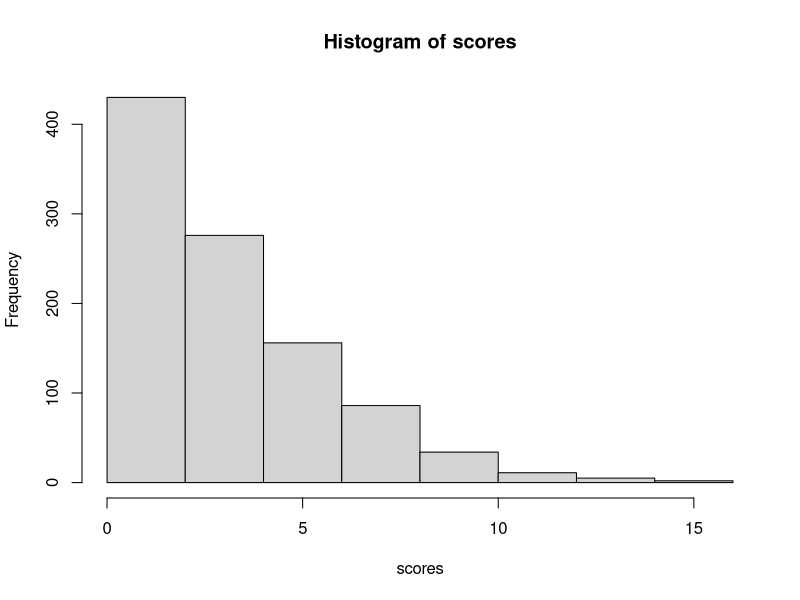

Write R code to recreate this figure.
setClass('batter', slots = list(name = 'character', average = 'numeric', obp = 'numeric', bb = 'numeric', single = 'numeric', double = 'numeric', triple = 'numeric', hr = 'numeric', base = 'numeric'))
setClass('pitcher', slots = list(name = 'character', obpa = 'numeric'))
b1 <- new('batter', name = 'Juan', average = .260, obp = .332, single = .432, double = .135, triple = .063, hr = .072, bb = .297, base = 0)
b2 <- new('batter', name = 'Juan2', average = .260, obp = .332, single = .432, double = .135, triple = .063, hr = .072, bb = .297, base = 0)
b3 <- new('batter', name = 'Juan3', average = .260, obp = .332, single = .432, double = .135, triple = .063, hr = .072, bb = .297, base = 0)
b4 <- new('batter', name = 'Juan4', average = .260, obp = .332, single = .432, double = .135, triple = .063, hr = .072, bb = .297, base = 0)
b5 <- new('batter', name = 'Juan5', average = .260, obp = .332, single = .432, double = .135, triple = .063, hr = .072, bb = .297, base = 0)
b6 <- new('batter', name = 'Juan6', average = .260, obp = .332, single = .432, double = .135, triple = .063, hr = .072, bb = .297, base = 0)
b7 <- new('batter', name = 'Juan7', average = .260, obp = .332, single = .432, double = .135, triple = .063, hr = .072, bb = .297, base = 0)
b8 <- new('batter', name = 'Juan8', average = .260, obp = .332, single = .432, double = .135, triple = .063, hr = .072, bb = .297, base = 0)
b9 <- new('batter', name = 'Juan9', average = .260, obp = .332, single = .432, double = .135, triple = .063, hr = .072, bb = .297, base = 0)
p1 <- new('pitcher', name = 'John', obpa =.280)

lineup <- c(b1, b2, b3, b4, b5, b6, b7, b8, b9, b1, b2, b3, b4, b5, b6, b7, b8, b9)


#finding out if for loop works
#Testing batter
scores <- c()
for (i in 1:1000) {
runs <- 0
inning <- 1
while (inning < 10) {
  outs <- 0
  onbase <- c()
  #while (outs < 3) {
    for (batter in lineup) {
      num <- runif(1, min = 0, max = 1)#Create random number between 0 and 1
      slot(batter, 'obp') <- (slot(batter, 'obp') + slot(p1, 'obpa'))/2 #average pitcher's skill and batter's skill
      #if they get on base
      if (num < slot(batter, 'obp')) {
        num2 <- runif(1, min = 0, max = 1)
        
        if (num2 < slot(batter, 'single') + slot(batter, 'bb')) {#get a single or walk
          
          #move rest of batters on base
          onbase <- onbase + 1
          # for (b in onbase) {
          #   if (b >= 4) {
          #     runs <- runs + 1
          #     b <- NULL
          #   }}
          onbase <- c(onbase, 1)
         } else if (num2 < slot(batter, 'single') + slot(batter, 'bb') + slot(batter, 'double')) {#If batter doubles

           #move rest of batters on base

           onbase <- onbase + 2
           # for (b in onbase) {
           #   if (b >= 4) {
           #     runs <- runs + 1
           #     b <- NULL
           #   }}
             
           onbase <- c(onbase, 2)
            #print(onbase)
         } else if (num2 < slot(batter, 'single') + slot(batter, 'bb') + slot(batter, 'double') + slot(batter, 'triple')) {#If batter triples

         #move rest of batters on base
           onbase <- onbase + 3
           # for (b in onbase) {
           #   if (b >= 4) {
           #     runs <- runs + 1
           #     b <- NULL
           #   }}
           onbase <- c(onbase, 3)
           #print(onbase)
         } else if (num2 < slot(batter, 'single') + slot(batter, 'bb') + slot(batter, 'double')+ slot(batter, 'triple')+ slot(batter, 'hr')) {#If batter homeruns
             print("Home Run!")
           #move rest of batters on base
             onbase <- onbase + 4
             onbase <- c(onbase, 4)
             # for (b in onbase) {
             #     runs <- runs + 1
             #     b <- NULL
             #   }

             #print(onbase)
          
        }} else { #batter is out
          outs <- outs + 1
        }
      print(onbase)
        
      if (outs == 3) {
        for (b in onbase) {
          if (b >= 4) {
            runs <- runs + 1
          }
         }
        onbase <- c()
        break
      }}
  print(paste("Runs:", runs))
  inning <- inning + 1
  #print(paste("Inning: ",inning))
  #print(paste("runs: ", runs))
}
scores <- c(scores, runs)
}

hist(scores)
sum(scores)/1000
table(scores)


# x <- 0
# while (x<1) {
#   for (batter in lineup) {
#     print(slot(batter, 'obp'))
#     x <- x + 1
#   }
# }


# num <- runif(1, min = 0, max = 1)
# print(num)
# if (num <= slot(p1, 'average')) {
#   print(slot(p1, 'name'))
# }

# month1 <- month(Sys.Date())
# day1 <- day(Sys.Date())
# name <- paste('C:/data-', month1, '/', day1, '.csv', sep = '')
# write.csv(dataset, file = name) 

